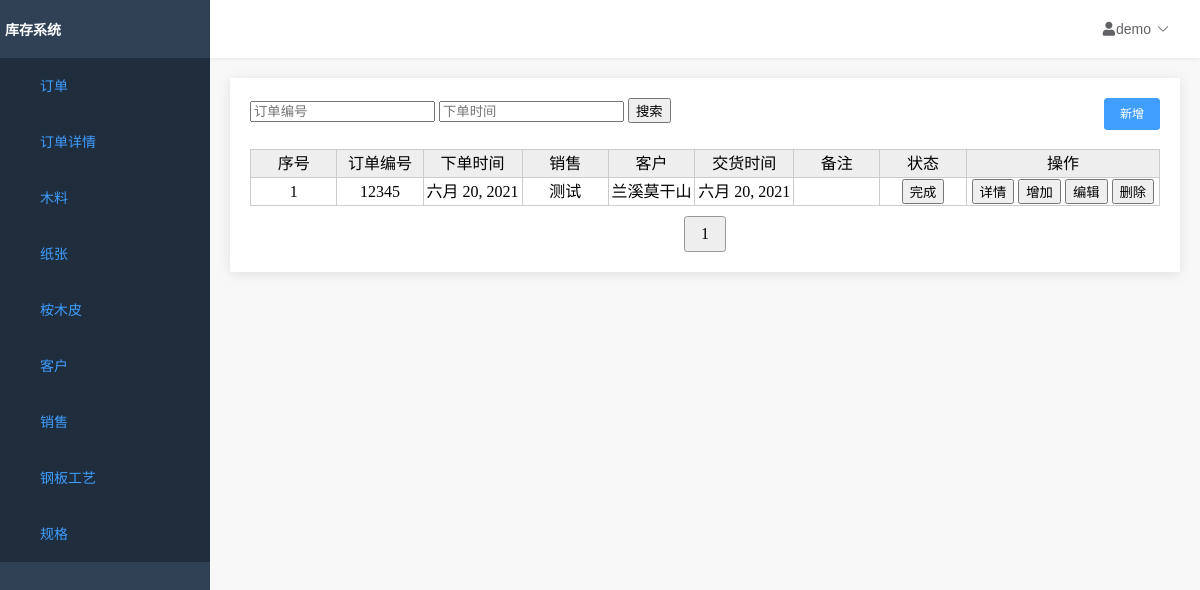
/home/order/head/list/, run on an earlier commit of the app's database.
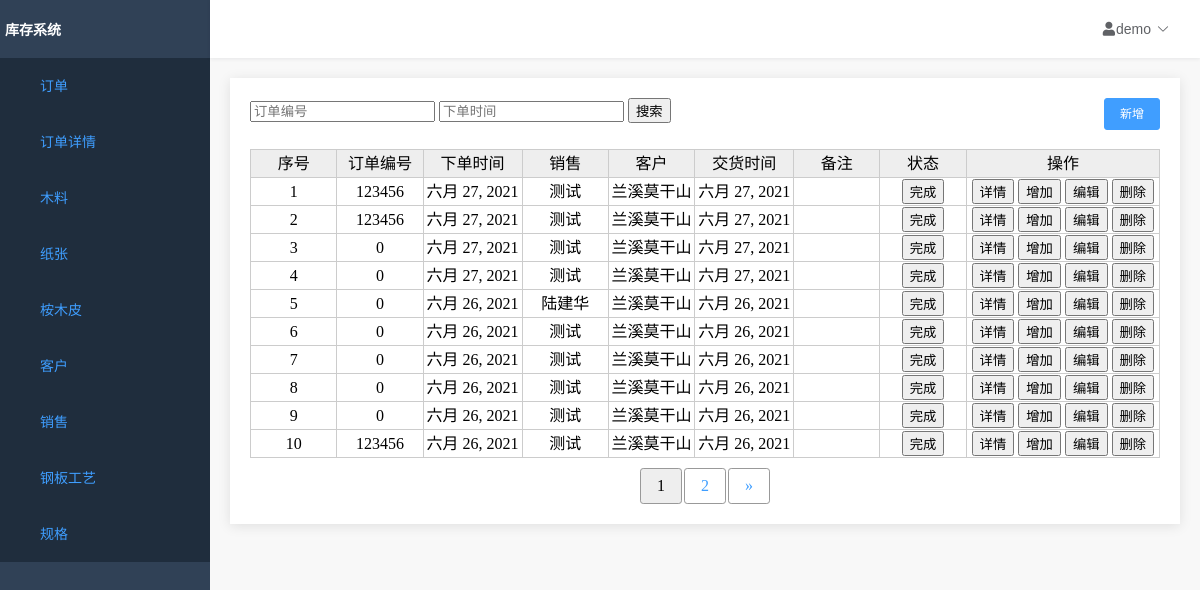
And on a later commit of the database.
### order/models.py (models this page shows, shortened)
class OrderHeadModel(models.Model):
    id = models.AutoField(primary_key=True)
    order_number = models.IntegerField('订单编号', default=0)
    order_date = models.DateField('下单时间', default=now)
    delivery_date = models.DateField('交货时间', default=now)
    salesman = models.ForeignKey(
        SalesmanModel,
        verbose_name='销售员',
        on_delete=models.PROTECT, null=True)
    customer = models.ForeignKey(
        CustomerModel,
        verbose_name='厂家',
        on_delete=models.PROTECT, null=True)
    sure = models.BooleanField(
        '是否确认', default=False, blank=False, null=False)
    complete = models.BooleanField(
        '是否完成', default=False, blank=False, null=False)
    note = models.TextField('备注', max_length=256, default='')
    user = models.ForeignKey(
        User,
        verbose_name='作者',
        on_delete=models.PROTECT, null=True)
    created_time = models.DateTimeField('创建时间', default=now)
    last_mod_time = models.DateTimeField('修改时间', auto_now=True)
    objects = models.manager

### salesman/models.py (models this page shows, shortened)
class SalesmanModel(models.Model):
    id = models.AutoField(primary_key=True)
    name = models.TextField('名称', max_length=64, unique=True, null=False)
    phone = models.TextField('电话', max_length=64)
    note = models.TextField('备注', max_length=256, default='')
    enable = models.BooleanField(
        '是否使用', default=True, blank=False, null=False)
    created_time = models.DateTimeField('创建时间', default=now)
    last_mod_time = models.DateTimeField('修改时间', auto_now=True)
    objects = models.manager

### customer/models.py (models this page shows, shortened)
class CustomerModel(models.Model):
    id = models.AutoField(primary_key=True)
    name = models.TextField('名称', max_length=64, unique=True, null=False)
    address = models.TextField('地址', max_length=64)
    phone = models.TextField('电话', max_length=64)
    enable = models.BooleanField(
        '是否使用', default=True, blank=False, null=False)
    note = models.TextField('备注', max_length=256, default='')
    created_time = models.DateTimeField('创建时间', default=now)
    last_mod_time = models.DateTimeField('修改时间', auto_now=True)
    objects = models.manager

### order/views.py (the view)
# urls.py: path('head/list/', views.OrderHeadListView.as_view(), name='order_list'),
class OrderHeadListView(ListView):
    paginate_by = 10
    model = OrderModel
    template_name = 'orderheadlist.html'
    context_object_name = 'object_list'
    def get_queryset(self):
        return OrderHeadModel.objects.all().order_by('-id')
    def get_context_data(self, **kwargs):
        context = super(OrderHeadListView, self).get_context_data(**kwargs)
        return context

### InventorySystem/context_processor.py (called while the page is built)
def nav_list(request):
    func_list = []
    func_list.append(('订单', '/home/order/head/list'))
    func_list.append(('订单详情', '/home/order/list'))
    func_list.append(('木料', '/home/wood/list'))
    func_list.append(('纸张', '/home/paper/list'))
    func_list.append(('桉木皮', '/home/skin/list'))
    func_list.append(('客户', '/home/customer/list'))
    func_list.append(['销售', '/home/salesman/list'])
    func_list.append(('钢板工艺', '/home/process/technology/list'))
    func_list.append(('规格', '/home/process/specification/list'))
    return locals()

### order/templatetags/order_extras.py (called while the page is built)
@register.simple_tag(takes_context=True)
def param_replace(context, **kwargs):
    d = context['request'].GET.copy()
    for k, v in kwargs.items():
        d[k] = v
    for k in [k for k, v in d.items() if not v]:
        del d[k]
    return d.urlencode()

### templates/orderheadlist.html (shortened to what this page needs)
{% extends 'table.html' %}
{% block table %}
<div>
    <div class="top_tool_bar">
        <form method="get">
            <input type="text" name="number" placeholder="订单编号">
            <input type="text" name="order_date" placeholder="下单时间">
            <button type="submit">
                <span>搜索</span>
            </button>
        </form>
        <div class="right_buttons">
            <a href="/home/order/add">
                <button type="button">
                    <span>新增</span>
                </button>
            </a>
        </div>
    </div>
    <div class="results" style="overflow:scroll;">
        <table id="result_list">
            <tr>
                <th scope="col" class="sortable column-id">序号</th>
                <th scope="col" class="sortable column-id">订单编号</th>
                <th scope="col" class="sortable column-name">下单时间</th>
                <th scope="col" class="sortable column-name">销售</th>
                <th scope="col" class="sortable column-name">客户</th>
                <th scope="col" class="sortable column-name">交货时间</th>
                <th scope="col" class="sortable column-name">备注</th>
                <th scope="col">状态</th>
                <th scope="col">操作</th>
            </tr>
            {% for form in object_list %}
            <tr>
                <td>{{ forloop.counter }}</td>
                <td>{{ form.order_number }}</td>
                <td>{{ form.order_date }}</td>
                <td>{{ form.salesman.name }}</td>
                <td>{{ form.customer.name }}</td>
                <td>{{ form.delivery_date }}</td>
                <td>{{ form.note }}</td>
                <td>
                    <a href="/home/order/head/complete?id={{ form.id }}">
                        {% if form.complete %}
                        <input type="button" value="已完成">
                        {% else %}
                        <input type="button" value="完成">
                        {% endif %}
                    </a>
                </td>
                <td>
                    <a href="/home/order/head/view/{{ form.id }}/">
                        <input type="button" value="详情">
                    </a>
                    {% if not form.complete %}
                    <a href="/home/order/add/{{ form.id }}/">
                        <input type="button" value="增加">
                    </a>
                    <a href="/home/order/head/edit/{{ form.id }}/">
                        <input type="button" value="编辑">
                    </a>
                    <a href="/home/order/head/del?id={{ form.id }}">
                        <input type="button" value="删除">
                    </a>
                    {% endif %}
                </td>
            </tr>
            {% endfor %}
        </table>
    </div>
</div>
{% endblock %}

What changed in the data, as far as the page shows it:
no longer on this page (row unchanged): OrderHeadModel: order_number "12345", order_date "六月 20, 2021", salesman.name "测试", customer.name "兰溪莫干山", delivery_date "六月 20, 2021"
added OrderHeadModel: order_number "123456", order_date "六月 27, 2021", salesman.name "测试", customer.name "兰溪莫干山", delivery_date "六月 27, 2021"
added OrderHeadModel: order_number "123456", order_date "六月 27, 2021", salesman.name "测试", customer.name "兰溪莫干山", delivery_date "六月 27, 2021"
added OrderHeadModel: order_number "0", order_date "六月 27, 2021", salesman.name "测试", customer.name "兰溪莫干山", delivery_date "六月 27, 2021"
added OrderHeadModel: order_number "0", order_date "六月 27, 2021", salesman.name "测试", customer.name "兰溪莫干山", delivery_date "六月 27, 2021"
added OrderHeadModel: order_number "0", order_date "六月 26, 2021", salesman.name "陆建华", customer.name "兰溪莫干山", delivery_date "六月 26, 2021"
added OrderHeadModel: order_number "0", order_date "六月 26, 2021", salesman.name "测试", customer.name "兰溪莫干山", delivery_date "六月 26, 2021"
added OrderHeadModel: order_number "0", order_date "六月 26, 2021", salesman.name "测试", customer.name "兰溪莫干山", delivery_date "六月 26, 2021"
added OrderHeadModel: order_number "0", order_date "六月 26, 2021", salesman.name "测试", customer.name "兰溪莫干山", delivery_date "六月 26, 2021"
added OrderHeadModel: order_number "0", order_date "六月 26, 2021", salesman.name "测试", customer.name "兰溪莫干山", delivery_date "六月 26, 2021"
added OrderHeadModel: order_number "123456", order_date "六月 26, 2021", salesman.name "测试", customer.name "兰溪莫干山", delivery_date "六月 26, 2021"
Also different on the page:
new list line: "2"
